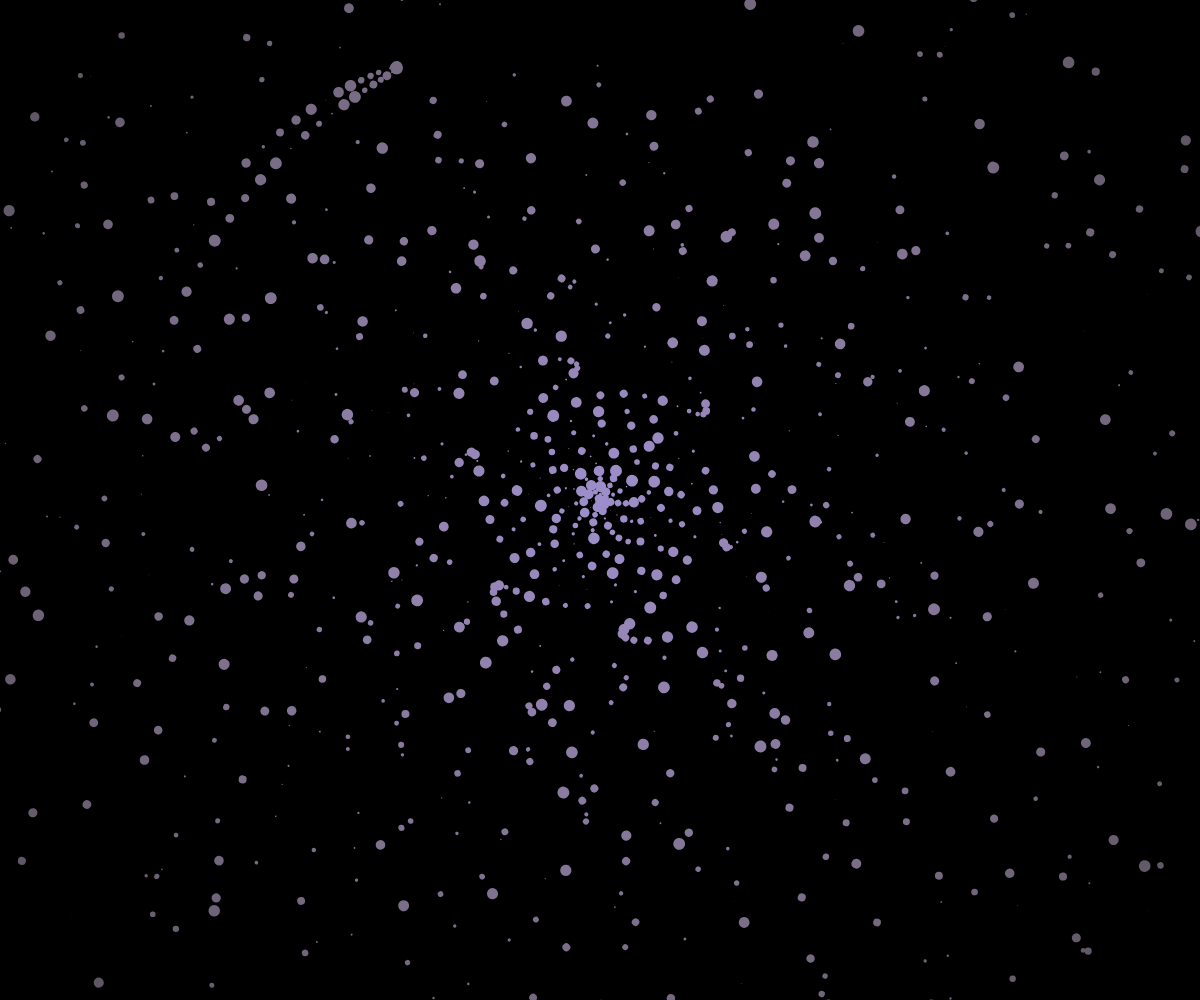
Frame 1 (no input)
Frame 60 (no input): identical to frame 1, image omitted
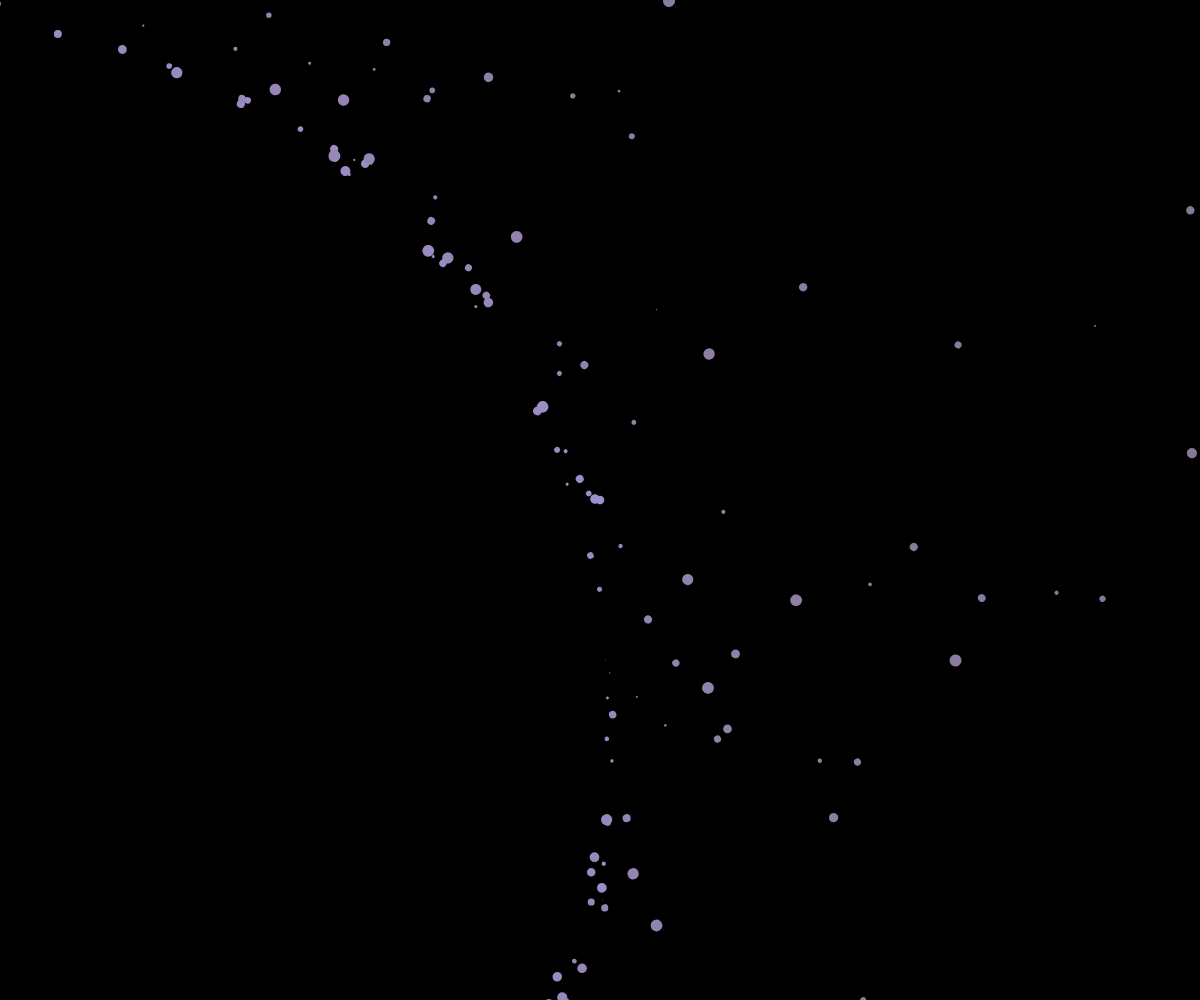
Frame 120 (the mouse pressed at the canvas centre since frame 60)

The p5.js sketch that drew these frames (run headless with seeded random() and noise() and a simulated clock; from frame 60 on, the mouse is pressed at the canvas centre):

// p5.js sketch
// ── sketch.js
function Particle(size){
    this.color;
  	this.size = size;
    this.xpos;
    this.ypos;
}

Particle.prototype.moveParticles = function(x, y, angle, i){
  Particle.xpos = sin(radians(angle)) * 0.05 + mouseX;
  Particle.ypos = cos(radians(angle)) * 0.05 + mouseY;
  translate(Particle.xpos, Particle.ypos);
}

var particleSystem = [];

function setup() {
  createCanvas(windowWidth, windowHeight); 
  background(0);
  
  //add the particles to our empty particle system array
  for(var i=0; i < 1000; i++){
  	particleSystem.push( new Particle(random(12) ) );
  }
  //noLoop();
  smooth();
}

function draw() {
  var amplitude = height/8;
  var angle=0.0;
  background(0);
  noStroke();
  
  push();
  translate(width/2, height/2);
  for(var i=0; i < particleSystem.length; i++){
    
    colorMode(HSB, 255,100,100);
    var colorFrom = color(180,30,80);
    var colorTo = color(200,10,30);
    var lerpAmount = map(i, 0, width, 0, 1.0);
    var lerpedColor = lerpColor(colorFrom, colorTo, lerpAmount);
    
    var angle = i / 90 * PI;
    
    var z = cos(radians(angle)) * amplitude;
    rotate(z * radians(TWO_PI) );
    
    var angle2 = 0.0;
    var x = width/2 + cos(radians(angle2));
    var y = height/2 + sin(radians(angle2));
    
    angle2+=5.0;
    
    fill(lerpedColor);
    ellipse(i*0.5, i*0.5, particleSystem[i].size, particleSystem[i].size);
    
    particleSystem[i].moveParticles(x,y,PI,i);
    
    angle+=2.0;
  }
  pop();
}
